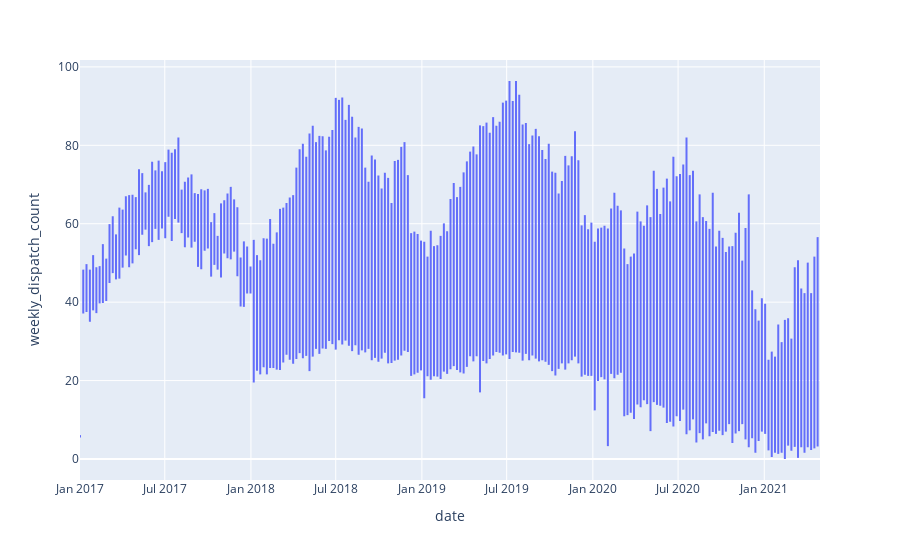

Notebook code for this chart:
### Markdown cell above
<a id="2.5"></a>
## <span style="font-family: Verdana; font-size: 30px; font-style: normal; font-weight: bold; text-decoration: none; text-transform: none; letter-spacing: 3px; background-color: #ffffff; color: teal;" id="line_plots">2.5&nbsp;&nbsp;Line Plots&nbsp;&nbsp;&nbsp;&nbsp;<a href="#toc">&#10514;</a></center></span>

### Code cell
px.line(data_frame= train, y = 'weekly_dispatch_count', x = 'date')

### Figure 1 — Plotly figure (JSON) as saved in the notebook; plotly's stock layout.template omitted (floating-point values rounded to 4 significant figures; data arrays with more than 128 entries replaced by an {"elided": "..."} marker saying what was removed)
{"data": [{"hovertemplate": "date=%{x}<br>weekly_dispatch_count=%{y}<extra></extra>", "legendgroup": "", "line": {"color": "#636efa", "dash": "solid"}, "marker": {"symbol": "circle"}, "mode": "lines", "name": "", "showlegend": false, "type": "scattergl", "x": {"elided": "16644 str values"}, "xaxis": "x", "y": {"elided": "16644 float values"}, "yaxis": "y"}], "layout": {"legend": {"tracegroupgap": 0}, "margin": {"t": 60}, "xaxis": {"anchor": "y", "domain": [0, 1], "title": {"text": "date"}}, "yaxis": {"anchor": "x", "domain": [0, 1], "title": {"text": "weekly_dispatch_count"}}}}
